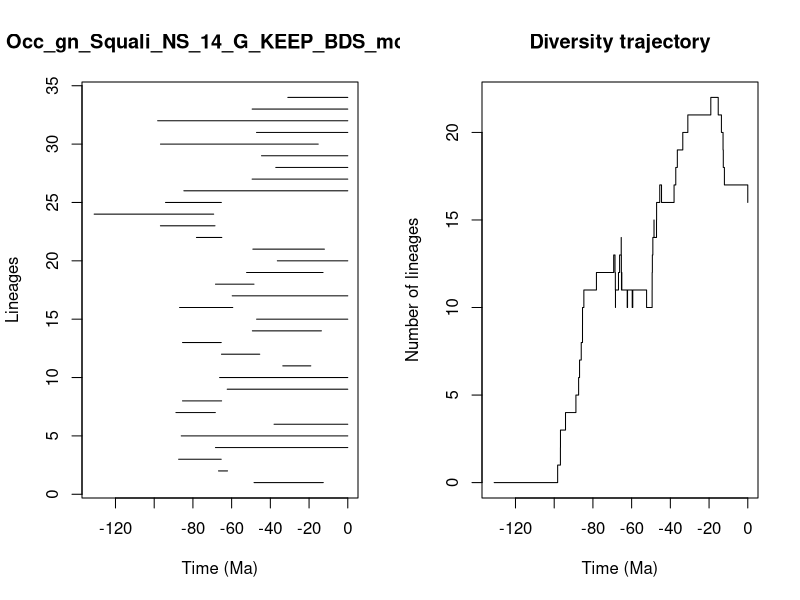

The R source for this figure:


pdf(file='../Results/Genus_NS/5_MA_bins_EXT_EP/pyrate_mcmc_logs/Occ_gn_Squali_NS_14_G_KEEP_BDS_mcmc_LTT.pdf',width=0.6*20, height=0.6*10)
title = "Occ_gn_Squali_NS_14_G_KEEP_BDS_mcmc"
ts=c(48.42471296308391, 66.79168366301084,87.38556946348291,68.35504143626859,86.03490113086062,38.08017820499389,88.78342488945509,85.3828476311542,62.290581116790044,66.2158055707562,33.57542216594975,65.24649843692804,85.37259174733373,49.29236902550305,47.10191687594819,86.90114719582435,59.6990426605096,68.3442492459556,52.27447736750333,36.39289729165242,49.04128164488137,78.1852999015133,96.79185207423717,131.01916167877653,94.15950988335021,84.68032685004601,49.416600241078385,37.19685561099922,44.561314111445895,96.76380632842542,47.14797445555383,98.22120057734861,49.39972160716209,30.964981224395995)
te=c(12.650046555664531, 62.11274560796694,65.38772639281609,0.0,0.0,0.0,68.41570021233807,65.17378989284995,0.0,0.0,19.100362234647413,45.47520611043132,65.36317158801997,13.620110084256567,0.0,59.41027780045194,0.0,48.45022986444838,12.77584675908838,0.0,12.07537775641157,65.0686420212866,68.58766045162221,69.27159066940939,65.30412731070179,0.0,0.0,0.0,0.0,15.26713809023359,0.0,0.0,0.0,0.0)
div_traj=c(0, 1,2,3,4,5,6,7,8,9,10,11,12,13,12,11,10,11,12,13,14,13,12,11,12,11,10,11,10,11,10,11,12,13,14,15,14,15,16,17,16,17,18,19,20,21,22,21,20,19,18,17,16)
time_events=c(131.01916167877653, 98.22120057734861,96.79185207423717,96.76380632842542,94.15950988335021,88.78342488945509,87.38556946348291,86.90114719582435,86.03490113086062,85.3828476311542,85.37259174733373,84.68032685004601,78.1852999015133,69.27159066940939,68.58766045162221,68.41570021233807,68.35504143626859,68.3442492459556,66.79168366301084,66.2158055707562,65.38772639281609,65.36317158801997,65.30412731070179,65.24649843692804,65.17378989284995,65.0686420212866,62.290581116790044,62.11274560796694,59.6990426605096,59.41027780045194,52.27447736750333,49.416600241078385,49.39972160716209,49.29236902550305,49.04128164488137,48.45022986444838,48.42471296308391,47.14797445555383,47.10191687594819,45.47520611043132,44.561314111445895,38.08017820499389,37.19685561099922,36.39289729165242,33.57542216594975,30.964981224395995,19.100362234647413,15.26713809023359,13.620110084256567,12.77584675908838,12.650046555664531,12.07537775641157,0.0)
                par(mfrow=c(1,2))
                L = length(ts)
                plot(ts, 1:L , xlim=c(-max(ts)-1,0), pch=20, type="n", main=title,xlab="Time (Ma)",ylab="Lineages")
                for (i in 1:L){segments(x0=-te[i],y0=i,x1=-ts[i],y1=i)}    
                t = -time_events
                plot(div_traj ~ t,type="s", main = "Diversity trajectory",xlab="Time (Ma)",ylab="Number of lineages",xlim=c(-max(ts)-1,0))
                abline(v=c(65,200,251,367,445),lty=2,col="gray")
                
